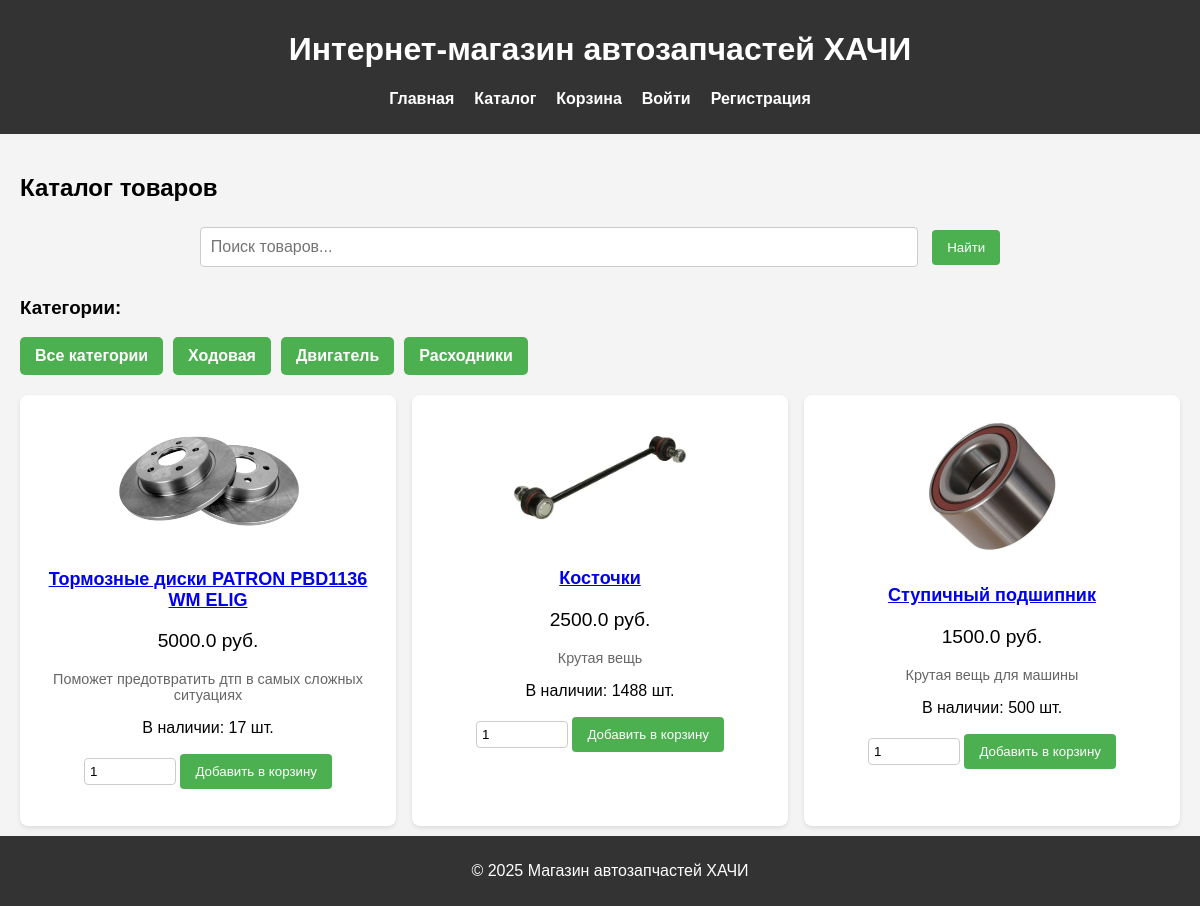
The page /catalog/3 on the database its author committed.
### tables this page shows
CREATE TABLE Categories (
                CategoryID INTEGER PRIMARY KEY AUTOINCREMENT,
                CategoryName TEXT
            );

CREATE TABLE Products (
                ProductID INTEGER PRIMARY KEY AUTOINCREMENT,
                ProductName TEXT,
                Description TEXT,
                Price REAL,
                CategoryID INTEGER,
                Manufacturer TEXT,
                StockQuantity INTEGER,
                Compatibility TEXT, Image TEXT,
                FOREIGN KEY (CategoryID) REFERENCES Categories(CategoryID)
            );

### app.py (the view)
@app.route('/catalog/<int:category_id>')
def catalog_by_category(category_id):
    conn = get_db_connection()
    categories = conn.execute("SELECT * FROM Categories").fetchall()
    products = conn.execute(
        "SELECT * FROM Products WHERE CategoryID = ?", (category_id,)
    ).fetchall()
    conn.close()
    return render_template('catalog.html', products=products, categories=categories)

### app.py (called while the page is built)
def get_db_connection():
    conn = sqlite3.connect(DATABASE)
    conn.row_factory = sqlite3.Row
    return conn

### templates/catalog.html
{% extends "index.html" %}
{% block content %}
<h2>Каталог товаров</h2>
<div class="search-form">
    <form method="GET" action="{{ url_for('search') }}">
        <input type="text" name="query" placeholder="Поиск товаров..." value="{{ query or '' }}" required>
        <button type="submit">Найти</button>
    </form>
</div>
<div class="categories-filter">
    <h3>Категории:</h3>
    <ul>
        <li><a href="{{ url_for('catalog') }}">Все категории</a></li>
        {% for category in categories %}
        <li><a href="{{ url_for('catalog_by_category', category_id=category.CategoryID) }}">{{ category.CategoryName }}</a></li>
        {% endfor %}
    </ul>
</div>
<div class="product-grid">
    {% for product in products %}
    <div class="product-card">
        <a href="{{ url_for('product_details', product_id=product.ProductID) }}">
            <img src="{{ url_for('static', filename='images/products/' ~ product.Image) }}"
                 alt="{{ product.ProductName }}"
                 class="product-image">
            <h3>{{ product.ProductName }}</h3>
        </a>
        <p class="product-price">{{ product.Price }} руб.</p>
        <p class="product-description">{{ product.Description | truncate(50) }}</p>
        <p>В наличии: {{ product.StockQuantity }} шт.</p>
        {% if product.StockQuantity > 0 %}
        <form action="{{ url_for('add_to_cart', product_id=product.ProductID) }}" method="POST">
            <input type="number" name="quantity" min="1" max="{{ product.StockQuantity }}" value="1" required>
            <button type="submit">Добавить в корзину</button>
        </form>
        {% else %}
        <p class="out-of-stock">Нет в наличии</p>
        {% endif %}
    </div>
    {% endfor %}
</div>
{% endblock %}

### static/styles.css (style rules this page uses)
body { font-family: Arial, sans-serif; margin: 0; padding: 0; background-color: #f4f4f4; overflow-y: auto; min-height: 100vh; }
button { background-color: #4CAF50; color: white; padding: 10px 15px; border: none; border-radius: 4px; cursor: pointer; }
form { margin-bottom: 15px; }
form input, form select, form textarea { width: 95%; padding: 8px; margin-top: 5px; margin-bottom: 10px; border: 1px solid #ccc; border-radius: 4px; }
.categories-filter { margin-bottom: 20px; }
.categories-filter ul { list-style: none; padding: 0; display: flex; flex-wrap: wrap; gap: 10px; }
.categories-filter li { background-color: #4CAF50; color: white; padding: 10px 15px; border-radius: 5px; }
.categories-filter a { color: white; text-decoration: none; font-weight: bold; }
.product-grid { display: grid; grid-template-columns: repeat(auto-fit, minmax(250px, 1fr)); gap: 1rem; }
.product-card { background: #ffffff; padding: 1rem; border-radius: 8px; box-shadow: 0 2px 4px rgba(0, 0, 0, 0.1); text-align: center; }
.product-image { max-width: 200px; max-height: 200px; object-fit: cover; border-radius: 8px; margin-bottom: 10px; }
.product-card h3 { font-size: 18px; margin: 10px; text-align: center; }
.product-price { font-size: 1.2rem; }
.product-description { font-size: 0.9rem; color: #666666; }
input[type="number"] { width: 80px; padding: 5px; border: 1px solid #ccc; border-radius: 4px; }
.search-form { margin-bottom: 20px; text-align: center; }
.search-form input[type="text"] { width: 60%; padding: 10px; border: 1px solid #ccc; border-radius: 4px; font-size: 1rem; }
.search-form button { padding: 10px 15px; background-color: #4CAF50; color: white; border: none; border-radius: 4px; cursor: pointer; margin-left: 10px; }

### rows shown on the page
Categories: CategoryName "Ходовая"
Categories: CategoryName "Двигатель"
Categories: CategoryName "Расходники"
Products: Image (picture), ProductName "Тормозные диски PATRON PBD1136 WM ELIG", Price "5000.0", Description "Поможет предотвратить дтп в самых сложных ситуациях", StockQuantity "17"
Products: Image (picture), ProductName "Косточки", Price "2500.0", Description "Крутая вещь", StockQuantity "1488"
Products: Image (picture), ProductName "Ступичный подшипник", Price "1500.0", Description "Крутая вещь для машины", StockQuantity "500"
